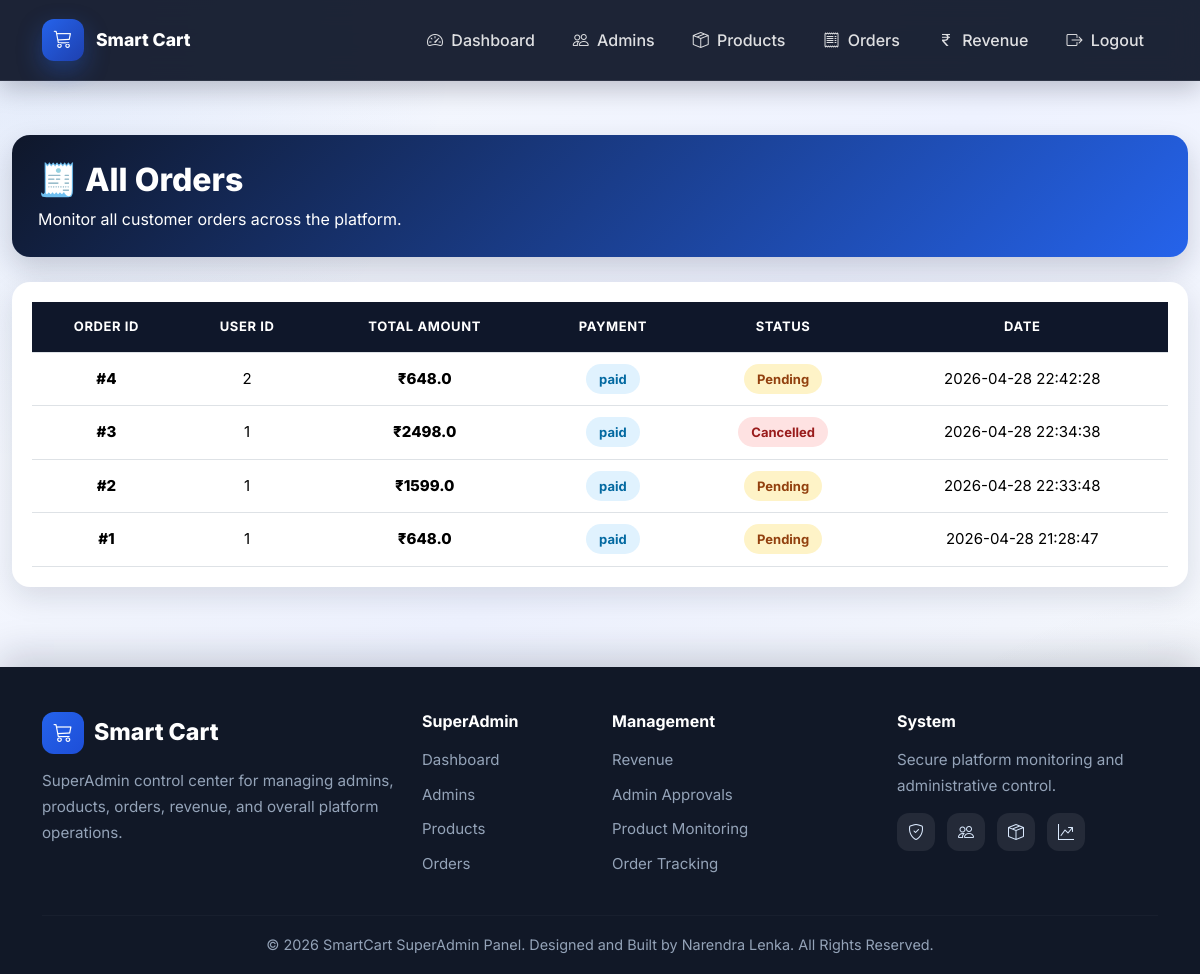
The app's page /superadmin/orders (signed in), older data.
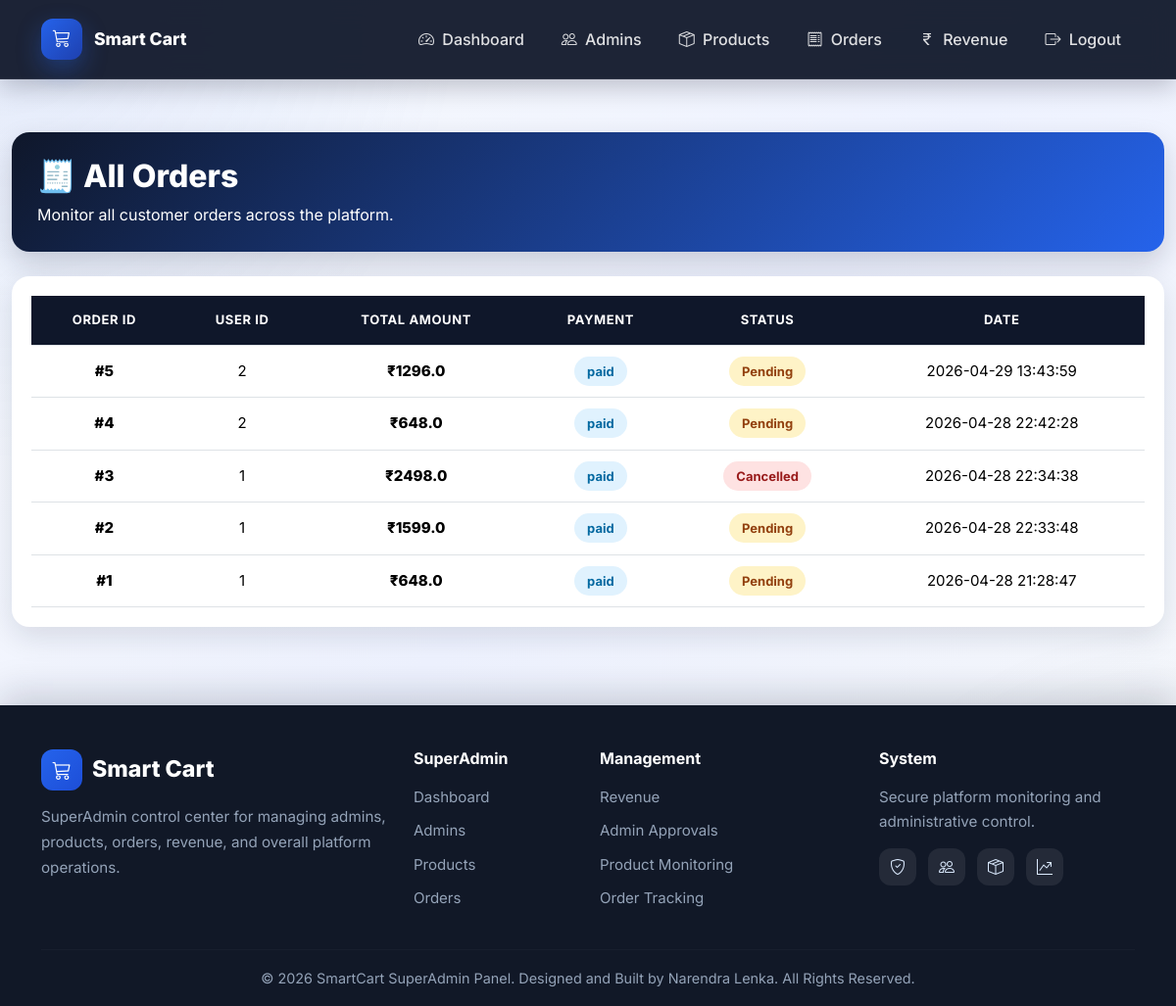
The same page, newer data.
### tables this page shows
CREATE TABLE orders (
        order_id INTEGER PRIMARY KEY AUTOINCREMENT,
        user_id INTEGER NOT NULL,
        razorpay_order_id TEXT,
        razorpay_payment_id TEXT,
        amount REAL,
        payment_status TEXT,
        order_status TEXT DEFAULT 'Pending',

        full_name TEXT,
        phone TEXT,
        address TEXT,
        landmark TEXT,
        city TEXT,
        district TEXT,
        state TEXT,
        country TEXT,
        pincode TEXT,

        created_at TIMESTAMP DEFAULT CURRENT_TIMESTAMP,
        admin_id INTEGER,

        FOREIGN KEY (user_id) REFERENCES users(user_id),
        FOREIGN KEY (admin_id) REFERENCES admin(admin_id)
    );

### app.py (the view)
@app.route('/superadmin/orders')
def superadmin_orders():
    if not superadmin_required():
        return redirect('/superadmin-login')
    conn = get_db_connection()
    cursor = conn.cursor()
    cursor.execute("""
        SELECT
            orders.order_id,
            orders.user_id,
            users.name AS username,
            orders.amount,
            orders.payment_status,
            orders.order_status,
            datetime(orders.created_at, '+5 hours', '+30 minutes') AS created_at_ist
        FROM orders
        LEFT JOIN users ON orders.user_id = users.user_id
        ORDER BY orders.order_id DESC
    """)
    orders = cursor.fetchall()
    cursor.close()
    conn.close()
    return render_template('superadmin/orders.html', orders=orders)

### app.py (called while the page is built, shortened)
def get_db_connection():
    conn = sqlite3.connect("smartcart.db")
    conn.row_factory = sqlite3.Row
    conn.execute("PRAGMA foreign_keys = ON")
    return conn

@app.context_processor
def inject_cart_count():
    cart = session.get('cart', {})
    cart_count = sum(item['quantity'] for item in cart.values())
    return dict(cart_count=cart_count)

@app.context_processor
def inject_cart_count():
    if 'user_id' not in session:
        return dict(cart_count=0)

def superadmin_required():
    if 'superadmin_id' not in session:
        flash("Please login as Super Admin!", "danger")
        return False
    return True

### templates/superadmin/orders.html (shortened to what this page needs)
{% extends "superadmin/base_superadmin.html" %}
{% block content %}
<div class="orders-page">
    <div class="container-fluid">
        <div class="page-header">
            <h2>🧾 All Orders</h2>
            <p class="mb-0 mt-2">Monitor all customer orders across the platform.</p>
        </div>
        <div class="table-card">
            <div class="table-responsive">
                <table class="table table-hover align-middle text-center custom-table">
                    <thead>
                        <tr>
                            <th>Order ID</th>
                            <th>User ID</th>
                            <th>Total Amount</th>
                            <th>Payment</th>
                            <th>Status</th>
                            <th>Date</th>
                        </tr>
                    </thead>
                    <tbody>
                        {% for order in orders %}
                        <tr>
                            <td class="order-id">#{{ order.order_id }}</td>
                            <td>{{ order.user_id }}</td>
                            <td class="amount-text">₹{{ order.amount }}</td>
                            <td>
                                <span class="payment-badge">
                                    {{ order.payment_status }}
                                </span>
                            </td>
                            <td>
                                {% if order.order_status == 'Delivered' or order.order_status == 'delivered' %}
                                    <span class="status-badge status-delivered">{{ order.order_status }}</span>
                                {% elif order.order_status == 'Cancelled' or order.order_status == 'cancelled' %}
                                    <span class="status-badge status-cancelled">{{ order.order_status }}</span>
                                {% else %}
                                    <span class="status-badge status-pending">{{ order.order_status }}</span>
                                {% endif %}
                            </td>
                            <td>{{ order.created_at_ist }}</td>
                        </tr>
                        {% endfor %}
                    </tbody>
                </table>
            </div>
        </div>
    </div>
</div>
{% endblock %}

Row changes from the older to the newer data that the page shows:
added orders: order_id "5", user_id "2", amount "1296.0", payment_status "paid", order_status "Pending", created_at_ist "2026-04-29 13:43:59"
